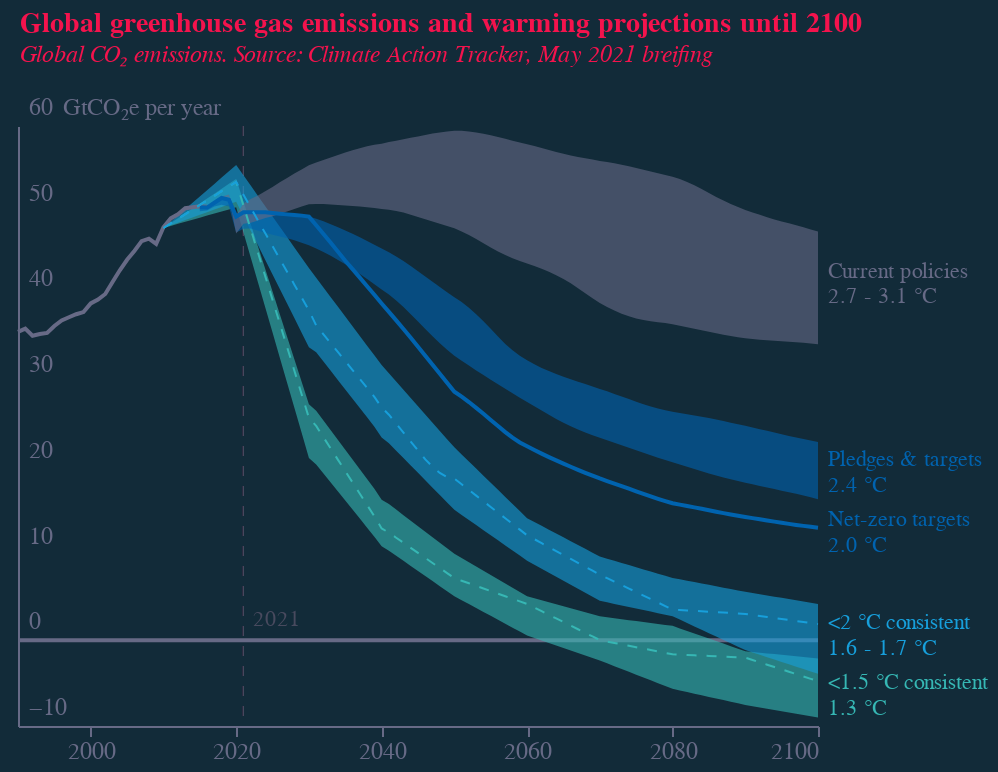

The cell this chart's notebook holds for it:
### Code cell
base = alt.Chart(f1).encode(
    x=alt.X(
        "year:Q",
        axis=alt.Axis(
            grid=False,
            titleAlign="center",
            titleAnchor="middle",
            title="",
            labelColor=colors["eco-gray"],
            titleColor=colors["eco-gray"],
            tickColor=colors["eco-gray"],
            domainColor=colors["eco-gray"],
            tickCount=5,
            titleFontSize=12,
            labelFontSize=12,
            orient="bottom",
            labelAngle=0,
            format=".0f",
            # zindex=1,
            # offset=-43
        ),
    )
)
line1 = (
    base.mark_line(color=colors["eco-gray"])
    .encode(
        y=alt.Y(
            "historical:Q",
            axis=alt.Axis(
                grid=False,
                title="GtCO₂e per year",
                titleAnchor="start",
                labelColor=colors["eco-gray"],
                titleColor=colors["eco-gray"],
                tickColor=colors["eco-gray"],
                domainColor=colors["eco-gray"],
                titleFontSize=12,
                labelFontSize=12,
                titleFontWeight="normal",
                ticks=False,
                labelAlign="left",
                labelBaseline="middle",
                labelPadding=-5,
                labelOffset=-10,
                titleX=22,
                titleY=-3,
                titleBaseline="bottom",
                titleAngle=0,
                titleAlign="left",
                tickCount=7,
                format=".0f",
            ),
        )
    )
    .transform_filter('datum.scenario=="historical"')
)
line2 = (
    base.mark_line(color=colors["eco-mid-blue"])
    .encode(y=alt.Y("optimistic:Q"))
    .transform_filter('datum.scenario=="optimistic"')
)
line3 = (
    base.mark_line(color=colors["eco-turquiose"], strokeDash=[5, 5], strokeWidth=1)
    .encode(y=alt.Y("median:Q"))
    .transform_filter('datum.scenario=="c1"')
)
line4 = (
    base.mark_line(color=colors["eco-light-blue"], strokeDash=[5, 5], strokeWidth=1)
    .encode(y=alt.Y("median:Q"))
    .transform_filter('datum.scenario=="c2"')
)
area1 = line3.mark_area(color=colors["eco-turquiose"], opacity=0.6).encode(
    y="low:Q", y2="high:Q"
)
area2 = line4.mark_area(color=colors["eco-light-blue"], opacity=0.6).encode(
    y="low:Q", y2="high:Q"
)
area3 = (
    base.mark_area(color=colors["eco-mid-blue"], opacity=0.6)
    .encode(y="low:Q", y2="high:Q")
    .transform_filter('datum.scenario=="pledges"')
)
area4 = (
    base.mark_area(color=colors["eco-gray"], opacity=0.6)
    .encode(
        y="low:Q",
        y2="high:Q",
    )
    .transform_filter('datum.scenario=="current"')
)
ruler = (
    base.mark_line(color=colors["eco-gray"]).encode(y="y:Q").transform_calculate(y="0")
)
r2021 = (
    base.mark_rule(
        color=scale_lightness(colors["eco-gray"], 0.7),
        strokeDash=[5, 5],
        strokeWidth=0.5,
    )
    .encode(x="x:Q")
    .transform_calculate(x="2021")
)
text2021 = (
    alt.Chart(pd.DataFrame([{"x": 2021, "y": 0, "t": "2021"}]))
    .mark_text(
        color=scale_lightness(colors["eco-gray"], 0.7),
        align="left",
        baseline="bottom",
        dx=5,
        dy=-5,
    )
    .encode(x="x:Q", y="y:Q", text="t:N")
)
text1 = (
    alt.Chart(
        pd.DataFrame(
            [
                {"x": 2100, "y": 43, "t": "Current policies"},
                {"x": 2100, "y": 40, "t": "2.7 - 3.1 °C"},
            ]
        )
    )
    .mark_text(color=colors["eco-gray"], align="left", dx=5)
    .encode(x="x:Q", y="y:Q", text="t:N")
)
text2 = (
    alt.Chart(
        pd.DataFrame(
            [
                {"x": 2100, "y": 21, "t": "Pledges & targets"},
                {"x": 2100, "y": 18, "t": "2.4 °C"},
            ]
        )
    )
    .mark_text(color=colors["eco-mid-blue"], align="left", dx=5)
    .encode(x="x:Q", y="y:Q", text="t:N")
)
text3 = (
    alt.Chart(
        pd.DataFrame(
            [
                {"x": 2100, "y": 14, "t": "Net-zero targets"},
                {"x": 2100, "y": 11, "t": "2.0 °C"},
            ]
        )
    )
    .mark_text(color=colors["eco-mid-blue"], align="left", dx=5)
    .encode(x="x:Q", y="y:Q", text="t:N")
)
text4 = (
    alt.Chart(
        pd.DataFrame(
            [
                {"x": 2100, "y": 2, "t": "<2 °C consistent"},
                {"x": 2100, "y": -1, "t": "1.6 - 1.7 °C"},
            ]
        )
    )
    .mark_text(color=colors["eco-light-blue"], align="left", dx=5)
    .encode(x="x:Q", y="y:Q", text="t:N")
)
text5 = (
    alt.Chart(
        pd.DataFrame(
            [
                {"x": 2100, "y": -5, "t": "<1.5 °C consistent"},
                {"x": 2100, "y": -8, "t": "1.3 °C"},
            ]
        )
    )
    .mark_text(color=colors["eco-turquiose"], align="left", dx=5)
    .encode(x="x:Q", y="y:Q", text="t:N")
)
title = alt.TitleParams(
    "Global greenhouse gas emissions and warming projections until 2100",
    subtitle=[
        "Global CO₂ emissions. Source: Climate Action Tracker, May 2021 breifing"
    ],
    anchor="start",
    align="left",
    dx=5,
    dy=-10,
    fontSize=14,
    subtitleFontSize=12,
    color=colors["eco-dot"],
    subtitleColor=colors["eco-dot"],
    subtitleFontStyle="italic",
)
layer1 = (
    (
        (
            ruler
            + r2021
            + area1
            + area2
            + area3
            + area4
            + line1
            + line2
            + line3
            + line4
            + text2021
            + text1
            + text2
            + text3
            + text4
            + text5
        ).properties(height=300, width=400)
    )
    .configure(font="Georgia", background=colors["eco-background"])
    .configure_view(stroke=None)
    .properties(title=title)
)
layer1.save("visualisation/" + f + "_dark.json")
layer1.save("visualisation/" + f + "_dark.png")
readme = re.sub(f, f + "_dark", readme)
open("README.md", "a").write(readme)
layer1

### Figure 1 — Vega-Lite specification as saved in the notebook (floating-point values rounded to 4 significant figures; data arrays with more than 128 entries replaced by an {"elided": "..."} marker saying what was removed)
{"config": {"view": {"continuousWidth": 400, "continuousHeight": 300, "stroke": null}, "background": "#122B39", "font": "Georgia"}, "layer": [{"mark": {"type": "line", "color": "#676A86"}, "encoding": {"x": {"type": "quantitative", "axis": {"domainColor": "#676A86", "format": ".0f", "grid": false, "labelAngle": 0, "labelColor": "#676A86", "labelFontSize": 12, "orient": "bottom", "tickColor": "#676A86", "tickCount": 5, "title": "", "titleAlign": "center", "titleAnchor": "middle", "titleColor": "#676A86", "titleFontSize": 12}, "field": "year"}, "y": {"type": "quantitative", "field": "y"}}, "transform": [{"calculate": "0", "as": "y"}]}, {"mark": {"type": "rule", "color": "#484a5e", "strokeDash": [5, 5], "strokeWidth": 0.5}, "encoding": {"x": {"type": "quantitative", "field": "x"}}, "transform": [{"calculate": "2021", "as": "x"}]}, {"mark": {"type": "area", "color": "#36B7B4", "opacity": 0.6}, "encoding": {"x": {"type": "quantitative", "axis": {"domainColor": "#676A86", "format": ".0f", "grid": false, "labelAngle": 0, "labelColor": "#676A86", "labelFontSize": 12, "orient": "bottom", "tickColor": "#676A86", "tickCount": 5, "title": "", "titleAlign": "center", "titleAnchor": "middle", "titleColor": "#676A86", "titleFontSize": 12}, "field": "year"}, "y": {"type": "quantitative", "field": "low"}, "y2": {"field": "high"}}, "transform": [{"filter": "datum.scenario==\"c1\""}]}, {"mark": {"type": "area", "color": "#179FDB", "opacity": 0.6}, "encoding": {"x": {"type": "quantitative", "axis": {"domainColor": "#676A86", "format": ".0f", "grid": false, "labelAngle": 0, "labelColor": "#676A86", "labelFontSize": 12, "orient": "bottom", "tickColor": "#676A86", "tickCount": 5, "title": "", "titleAlign": "center", "titleAnchor": "middle", "titleColor": "#676A86", "titleFontSize": 12}, "field": "year"}, "y": {"type": "quantitative", "field": "low"}, "y2": {"field": "high"}}, "transform": [{"filter": "datum.scenario==\"c2\""}]}, {"mark": {"type": "area", "color": "#0063AF", "opacity": 0.6}, "encoding": {"x": {"type": "quantitative", "axis": {"domainColor": "#676A86", "format": ".0f", "grid": false, "labelAngle": 0, "labelColor": "#676A86", "labelFontSize": 12, "orient": "bottom", "tickColor": "#676A86", "tickCount": 5, "title": "", "titleAlign": "center", "titleAnchor": "middle", "titleColor": "#676A86", "titleFontSize": 12}, "field": "year"}, "y": {"type": "quantitative", "field": "low"}, "y2": {"field": "high"}}, "transform": [{"filter": "datum.scenario==\"pledges\""}]}, {"mark": {"type": "area", "color": "#676A86", "opacity": 0.6}, "encoding": {"x": {"type": "quantitative", "axis": {"domainColor": "#676A86", "format": ".0f", "grid": false, "labelAngle": 0, "labelColor": "#676A86", "labelFontSize": 12, "orient": "bottom", "tickColor": "#676A86", "tickCount": 5, "title": "", "titleAlign": "center", "titleAnchor": "middle", "titleColor": "#676A86", "titleFontSize": 12}, "field": "year"}, "y": {"type": "quantitative", "field": "low"}, "y2": {"field": "high"}}, "transform": [{"filter": "datum.scenario==\"current\""}]}, {"mark": {"type": "line", "color": "#676A86"}, "encoding": {"x": {"type": "quantitative", "axis": {"domainColor": "#676A86", "format": ".0f", "grid": false, "labelAngle": 0, "labelColor": "#676A86", "labelFontSize": 12, "orient": "bottom", "tickColor": "#676A86", "tickCount": 5, "title": "", "titleAlign": "center", "titleAnchor": "middle", "titleColor": "#676A86", "titleFontSize": 12}, "field": "year"}, "y": {"type": "quantitative", "axis": {"domainColor": "#676A86", "format": ".0f", "grid": false, "labelAlign": "left", "labelBaseline": "middle", "labelColor": "#676A86", "labelFontSize": 12, "labelOffset": -10, "labelPadding": -5, "tickColor": "#676A86", "tickCount": 7, "ticks": false, "title": "GtCO₂e per year", "titleAlign": "left", "titleAnchor": "start", "titleAngle": 0, "titleBaseline": "bottom", "titleColor": "#676A86", "titleFontSize": 12, "titleFontWeight": "normal", "titleX": 22, "titleY": -3}, "field": "historical"}}, "transform": [{"filter": "datum.scenario==\"historical\""}]}, {"mark": {"type": "line", "color": "#0063AF"}, "encoding": {"x": {"type": "quantitative", "axis": {"domainColor": "#676A86", "format": ".0f", "grid": false, "labelAngle": 0, "labelColor": "#676A86", "labelFontSize": 12, "orient": "bottom", "tickColor": "#676A86", "tickCount": 5, "title": "", "titleAlign": "center", "titleAnchor": "middle", "titleColor": "#676A86", "titleFontSize": 12}, "field": "year"}, "y": {"type": "quantitative", "field": "optimistic"}}, "transform": [{"filter": "datum.scenario==\"optimistic\""}]}, {"mark": {"type": "line", "color": "#36B7B4", "strokeDash": [5, 5], "strokeWidth": 1}, "encoding": {"x": {"type": "quantitative", "axis": {"domainColor": "#676A86", "format": ".0f", "grid": false, "labelAngle": 0, "labelColor": "#676A86", "labelFontSize": 12, "orient": "bottom", "tickColor": "#676A86", "tickCount": 5, "title": "", "titleAlign": "center", "titleAnchor": "middle", "titleColor": "#676A86", "titleFontSize": 12}, "field": "year"}, "y": {"type": "quantitative", "field": "median"}}, "transform": [{"filter": "datum.scenario==\"c1\""}]}, {"mark": {"type": "line", "color": "#179FDB", "strokeDash": [5, 5], "strokeWidth": 1}, "encoding": {"x": {"type": "quantitative", "axis": {"domainColor": "#676A86", "format": ".0f", "grid": false, "labelAngle": 0, "labelColor": "#676A86", "labelFontSize": 12, "orient": "bottom", "tickColor": "#676A86", "tickCount": 5, "title": "", "titleAlign": "center", "titleAnchor": "middle", "titleColor": "#676A86", "titleFontSize": 12}, "field": "year"}, "y": {"type": "quantitative", "field": "median"}}, "transform": [{"filter": "datum.scenario==\"c2\""}]}, {"data": {"name": "data-5f2c5abf771b73a2fd97555635701e67"}, "mark": {"type": "text", "align": "left", "baseline": "bottom", "color": "#484a5e", "dx": 5, "dy": -5}, "encoding": {"text": {"type": "nominal", "field": "t"}, "x": {"type": "quantitative", "field": "x"}, "y": {"type": "quantitative", "field": "y"}}}, {"data": {"name": "data-07e30ba3bbc530a690827eb002d5b0d4"}, "mark": {"type": "text", "align": "left", "color": "#676A86", "dx": 5}, "encoding": {"text": {"type": "nominal", "field": "t"}, "x": {"type": "quantitative", "field": "x"}, "y": {"type": "quantitative", "field": "y"}}}, {"data": {"name": "data-20806710ddcc25ac660dfaafa97d8c8f"}, "mark": {"type": "text", "align": "left", "color": "#0063AF", "dx": 5}, "encoding": {"text": {"type": "nominal", "field": "t"}, "x": {"type": "quantitative", "field": "x"}, "y": {"type": "quantitative", "field": "y"}}}, {"data": {"name": "data-4d99a30ca7097abd745c1e0503ed7784"}, "mark": {"type": "text", "align": "left", "color": "#0063AF", "dx": 5}, "encoding": {"text": {"type": "nominal", "field": "t"}, "x": {"type": "quantitative", "field": "x"}, "y": {"type": "quantitative", "field": "y"}}}, {"data": {"name": "data-4d5af1f0029709a961c92a6c73d3e6d3"}, "mark": {"type": "text", "align": "left", "color": "#179FDB", "dx": 5}, "encoding": {"text": {"type": "nominal", "field": "t"}, "x": {"type": "quantitative", "field": "x"}, "y": {"type": "quantitative", "field": "y"}}}, {"data": {"name": "data-6117b7140dd51057caa6eeeb0d31c98a"}, "mark": {"type": "text", "align": "left", "color": "#36B7B4", "dx": 5}, "encoding": {"text": {"type": "nominal", "field": "t"}, "x": {"type": "quantitative", "field": "x"}, "y": {"type": "quantitative", "field": "y"}}}], "data": {"name": "data-0daff0b663d9552be609dc15b02a2d33"}, "height": 300, "title": {"text": "Global greenhouse gas emissions and warming projections until 2100", "align": "left", "anchor": "start", "color": "#F4134D", "dx": 5, "dy": -10, "fontSize": 14, "subtitle": ["Global CO₂ emissions. Source: Climate Action Tracker, May 2021 breifing"], "subtitleColor": "#F4134D", "subtitleFontSize": 12, "subtitleFontStyle": "italic"}, "width": 400, "$schema": "https://vega.github.io/schema/vega-lite/v4.8.1.json", "datasets": {"data-0daff0b663d9552be609dc15b02a2d33": {"elided": "467 records"}, "data-5f2c5abf771b73a2fd97555635701e67": [{"x": 2021, "y": 0, "t": "2021"}], "data-07e30ba3bbc530a690827eb002d5b0d4": [{"x": 2100, "y": 43, "t": "Current policies"}, {"x": 2100, "y": 40, "t": "2.7 - 3.1 °C"}], "data-20806710ddcc25ac660dfaafa97d8c8f": [{"x": 2100, "y": 21, "t": "Pledges & targets"}, {"x": 2100, "y": 18, "t": "2.4 °C"}], "data-4d99a30ca7097abd745c1e0503ed7784": [{"x": 2100, "y": 14, "t": "Net-zero targets"}, {"x": 2100, "y": 11, "t": "2.0 °C"}], "data-4d5af1f0029709a961c92a6c73d3e6d3": [{"x": 2100, "y": 2, "t": "<2 °C consistent"}, {"x": 2100, "y": -1, "t": "1.6 - 1.7 °C"}], "data-6117b7140dd51057caa6eeeb0d31c98a": [{"x": 2100, "y": -5, "t": "<1.5 °C consistent"}, {"x": 2100, "y": -8, "t": "1.3 °C"}]}}
